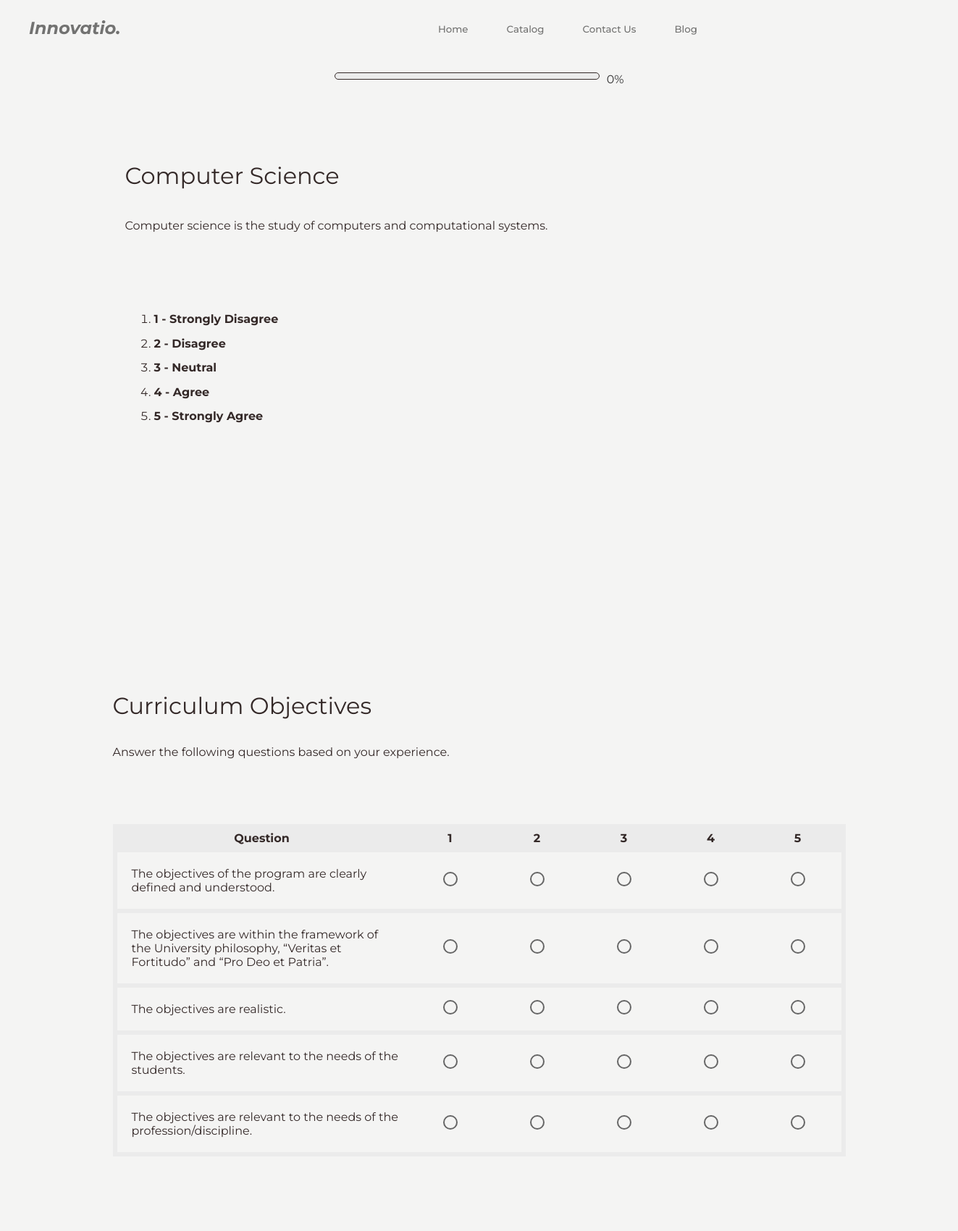
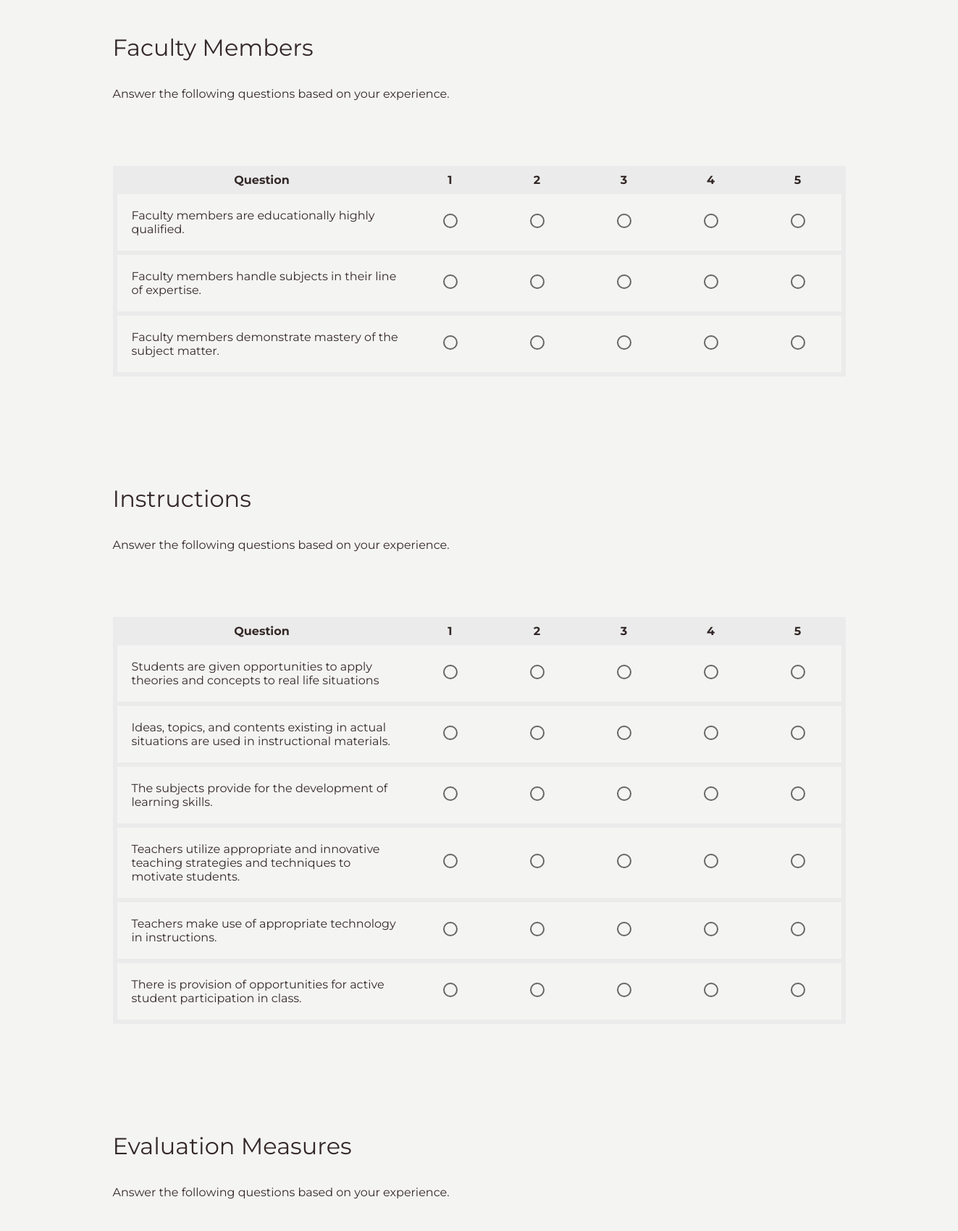
Page /pages/evaluation.php?course_id=1&evaluation_id=3&user_id=1 (signed in, upper part) on the committed database (2 pictures, top to bottom).
### tables this page shows
CREATE TABLE `courses` (
  `course_id` int(11) NOT NULL,
  `course_name` varchar(255) NOT NULL,
  `course_description` text DEFAULT NULL,
  `course_cover` varchar(256) NOT NULL,
  `department` varchar(100) NOT NULL,
  `active_flag` tinyint(1) NOT NULL COMMENT '0 = inactive\r\n1 = active\r\n2 = pending'
);

CREATE TABLE `criteria` (
  `criteria_id` int(10) NOT NULL,
  `criteria_name` text NOT NULL,
  `evaluator_type` enum('Student','Faculty','Alumni') NOT NULL,
  `active_flag` tinyint(1) NOT NULL
);

CREATE TABLE `questionnaire` (
  `question_id` int(1) NOT NULL,
  `question` text NOT NULL,
  `criteria_id` int(11) NOT NULL
);

### pages/evaluation.php (the view, shortened to what this page needs)
<?php
$servername = "localhost";
$username = "root";
$password = "";
$database = "evala_db1";
$con = new mysqli($servername, $username, $password, $database);
if (isset($_GET['course_id'])) {
    $course_id = $_GET['course_id'];
    $course_query = "SELECT course_name, course_description FROM courses WHERE course_id = ?";
    $stmt = $con->prepare($course_query);
    $stmt->bind_param("i", $course_id);
    $stmt->execute();
    $stmt->store_result();
    $stmt->bind_result($course_name, $course_description);
}
?>
<?php
$course_query = "SELECT course_name FROM courses WHERE course_id = ?";
$course_stmt = $con->prepare($course_query);
$course_stmt->bind_param("i", $course_id);
$course_stmt->execute();
$course_result = $course_stmt->get_result();
if ($course_result->num_rows > 0) {
    $course_row = $course_result->fetch_assoc();
    $course_name = $course_row['course_name'];
} else {
    die("Error: Course not found.");
}
?>
<!DOCTYPE html>
<html>
<head>
    <link rel="stylesheet" href="../css/global.css" />
    <link rel="stylesheet" href="../css/evaluation.css" />
    <link rel="stylesheet" href="../components/modal.css">
</head>
<body>
    <div class="questionnaire">
        <div class="navigator">
            <?php include('../components/nav.php') ?>
        <div class="progress-container">
            <div id="progress-bar">
            </div>
            <span id="progress-percentage">0%</span>
        </div>
        <div class="frame-2">
            <div class="frame-wrapper">
                <div class="frame-7">
                    <div class="text-wrapper-3">
                        <?php
                        echo htmlspecialchars($course_name);
                        ?>
                    </div>
                    <p class="p">
                        <?php
                        echo htmlspecialchars($course_description);
                        ?>
                    </p>
                </div>
                <div class="frame-3">
                    <ol>
                        <li><strong>1 - Strongly Disagree</strong></li>
                        <li><strong>2 - Disagree</strong></li>
                        <li><strong>3 - Neutral</strong></li>
                        <li><strong>4 - Agree</strong></li>
                        <li><strong>5 - Strongly Agree</strong></li>
                    </ol>
                </div>
            </div>
        </div>
        <div class="questionnaire-evaluation">
            <?php
            $course_id = $_GET['course_id'];
            $evaluation_id = $_GET['evaluation_id'];
            $evaluation_query = "SELECT * FROM evaluations WHERE evaluation_id = ? AND course_id = ?";
            $stmt = $con->prepare($evaluation_query);
            $stmt->bind_param("ii", $evaluation_id, $course_id);
            $stmt->execute();
            $evaluation_result = $stmt->get_result();
            if ($evaluation_result->num_rows > 0) {
                $evaluation_row = $evaluation_result->fetch_assoc();
                $evaluator_type = $evaluation_row['evaluator_type'];
            } else {
                die("Error: Evaluation not found.");
            }
            $criteria_query = "SELECT * FROM criteria WHERE evaluator_type = ? AND active_flag = 1";
            $criteria_stmt = $con->prepare($criteria_query);
            $criteria_stmt->bind_param("s", $evaluator_type);
            $criteria_stmt->execute();
            $criteria_result = $criteria_stmt->get_result();
            ?>
            <form method="POST">
                <?php
                if ($criteria_result->num_rows > 0) {
                    while ($criteria_row = $criteria_result->fetch_assoc()) {
                        $criteria_id = $criteria_row['criteria_id'];
                        $criteria_name = $criteria_row['criteria_name'];
                        ?>
                        <div class="per-section">
                            <div class="frame-3">
                                <div class="text-wrapper-3"><?php echo htmlspecialchars($criteria_name); ?></div>
                                <p>Answer the following questions based on your experience.</p>
                            </div>
                            <div class="questionnaire-per-section">
                                <table>
                                    <thead>
                                        <tr>
                                            <th>Question</th>
                                            <th>1</th>
                                            <th>2</th>
                                            <th>3</th>
                                            <th>4</th>
                                            <th>5</th>
                                        </tr>
                                    </thead>
                                    <tbody>
                                        <?php
                                        $questions_query = "SELECT * FROM questionnaire WHERE criteria_id = ?";
                                        $questions_stmt = $con->prepare($questions_query);
                                        $questions_stmt->bind_param("i", $criteria_id);
                                        $questions_stmt->execute();
                                        $questions_result = $questions_stmt->get_result();
                                        if ($questions_result->num_rows > 0) {
                                            while ($question_row = $questions_result->fetch_assoc()) {
                                                ?>
                                                <tr>
                                                    <td class="question"><?php echo htmlspecialchars($question_row['question']); ?></td>
                                                    <td><input type="radio" name="answers[<?php echo $question_row['question_id']; ?>]"
                                                            value="1" required></td>
                                                    <td><input type="radio" name="answers[<?php echo $question_row['question_id']; ?>]"
                                                            value="2"></td>
                                                    <td><input type="radio" name="answers[<?php echo $question_row['question_id']; ?>]"
                                                            value="3"></td>
                                                    <td><input type="radio" name="answers[<?php echo $question_row['question_id']; ?>]"
                                                            value="4"></td>
                                                    <td><input type="radio" name="answers[<?php echo $question_row['question_id']; ?>]"
                                                            value="5"></td>
                                                </tr>
                                                <?php
                                            }
                                        } else {
                                            echo "<tr><td colspan='6'>No questions available for this section.</td></tr>";
                                        }
                                        ?>
                                    </tbody>
                                </table>
                            </div>
                        </div>
                        <?php
                    }
                } else {
                    echo "No active criteria found for this evaluation.";
                }
                ?>
            </form>
        </div>
        <?php include '../components/footer.php' ?>
</body>
</html>

### css/global.css (style rules this page uses)
* { -webkit-font-smoothing: antialiased; box-sizing: border-box; }
html, body { margin: 0px; height: 100%; }
body { margin: 0; line-height: normal; }
:root { --font-montserrat: Montserrat; --font-size-mini: 15px; --font-size-xl: 20px; --color-dimgray-100: #685f5f; --gap-mini: 15px; --gap-4xl: 23px; --padding-11xs: 2px; --padding-3xs: 10px; }
:root { --text-color: #342928; --background-color: #f4f4f3; --gray-color: #ebebeb; --placeholder: #a6a6a6; --text-gray: #727271; }
:root { --dark-button: #342928; --dark-button-hover: #523f3e; }
:root { --hollow-button: #342928; --hollow-button-hover: #e8e8e7; }

### css/evaluation.css (style rules this page uses)
.questionnaire { display: flex; flex-direction: column; align-items: center; gap: 100px; position: relative; background-color: var(--background-color); margin-top: 100px; }
.per-section { margin-top: 150px; margin-bottom: 100px; gap: 100px; }
.questionnaire .frame-2 { display: inline-flex; margin-top: 44px; flex-direction: column; align-items: center; gap: 27px; position: relative; flex: 0 0 auto; }
.questionnaire .frame-wrapper { display: flex; flex-direction: column; width: 978px; align-items: flex-start; position: relative; flex: 0 0 auto; margin-top: 80px; }
.questionnaire .text-wrapper-3 { position: relative; align-self: stretch; margin-top: -1px; font-family: "Montserrat", Helvetica; font-weight: 400; color: var(--text-color); font-size: 32px; letter-spacing: 0; line-height: normal; }
.frame-7 .text-wrapper-3 { position: relative; align-self: stretch; margin-top: -1px; font-family: "Montserrat", Helvetica; font-weight: 400; color: var(--text-color); font-size: 32px; letter-spacing: 0; line-height: normal; }
.questionnaire .p { position: relative; align-self: stretch; height: 94px; font-family: "Montserrat", Helvetica; font-weight: 400; color: var(--text-color); font-size: 16px; letter-spacing: 0; line-height: normal; }
.questionnaire .frame-7 { display: flex; flex-direction: column; align-items: center; gap: 24px; position: relative; flex: 1; flex-grow: 1; }
.questionnaire-evaluation { font-family: "Montserrat", Helvetica; margin: 20px; }
.questionnaire-per-section { border-left: 6px solid var(--gray-color); border-right: 6px solid var(--gray-color); }
table { border-collapse: collapse; border-spacing: 0; width: 1000px; color: var(--text-color); margin-top: 60px; box-sizing: border-box; }
thead th { background-color: var(--gray-color); padding: 10px; text-align: center; }
tbody td { padding: 15px; text-align: center; border-bottom: 6px solid var(--gray-color); vertical-align: middle; }
input[type="radio"] { display: inline-block; margin: 0 auto; }
.question { text-align: left; width: 40%; padding: 20px 10px 20px 20px; }
input[type="radio"] { appearance: none; -webkit-appearance: none; width: 20px; height: 20px; border: 2px solid #666; border-radius: 50%; outline: none; cursor: pointer; transition: background-color 0.2s, border-color 0.3s; }
:root { --text-color: #007bff; }
ol li { font-family: "Montserrat", Helvetica, Arial, sans-serif; font-size: 16px; margin-bottom: 8px; line-height: 1.6; color: var(--text-color); }
.progress-container { display: flex; align-items: left; gap: 10px; width: 400px; font-family: "Montserrat", Helvetica; position: fixed; z-index: 100; }
#progress-bar { flex-grow: 1; height: 20px; background-color: #f1f1f1; border: 1px solid var(--text-color); overflow: hidden; position: relative; border-radius: 50px; }
#progress-percentage { font-weight: 400; color: #333; }

### components/all.css (style rules this page uses)
#progress-bar { width: 100%; background-color: #ebebeb; height: 10px; overflow: hidden; border-radius: 5px; }

### components/nav.css (style rules this page uses)
body { background-color: #f4f4f3; }
.navigator { display: flex; justify-content: space-between; align-items: center; position: fixed; top: 0; left: 0; width: 100%; background-color: #f4f4f3; z-index: 1000; }

### rows in the picture
courses: course_name "Computer Science", course_description "Computer science is the study of computers and computational systems."
criteria: criteria_name "Curriculum Objectives"
questionnaire: question "The objectives of the program are clearly defined and understood."
questionnaire: question "The objectives are within the framework of the University philosophy, “Veritas et Fortitudo” and “Pro Deo et Patria”."
questionnaire: question "The objectives are realistic."
questionnaire: question "The objectives are relevant to the needs of the students."
questionnaire: question "The objectives are relevant to the needs of the profession/discipline."
criteria: criteria_name "Faculty Members"
questionnaire: question "Faculty members are educationally highly qualified."
questionnaire: question "Faculty members handle subjects in their line of expertise."
questionnaire: question "Faculty members demonstrate mastery of the subject matter."
criteria: criteria_name "Instructions"
questionnaire: question "Students are given opportunities to apply theories and concepts to real life situations"
questionnaire: question "Ideas, topics, and contents existing in actual situations are used in instructional materials."
questionnaire: question "The subjects provide for the development of learning skills."
questionnaire: question "Teachers utilize appropriate and innovative teaching strategies and techniques to motivate students."
questionnaire: question "Teachers make use of appropriate technology in instructions."
questionnaire: question "There is provision of opportunities for active student participation in class."
criteria: criteria_name "Evaluation Measures"
